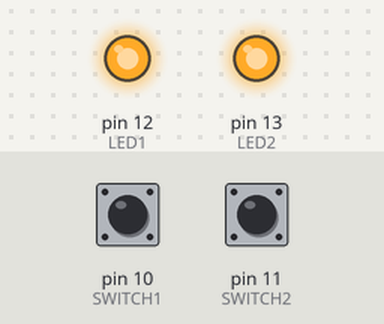
A sketch run on a simulated Arduino Uno, built with avr-gcc and run on an emulated ATmega328P. Parts: output pins drawn as LEDs (lit = HIGH). The test bench sets the inputs (shaded band); at power-on: pin 10 (SWITCH1) HIGH, pin 11 (SWITCH2) HIGH.

Above: at 1.2 s.
1.3 s: pin 10 (SWITCH1) pulled LOW for 0.15 s
At 1.37 s:
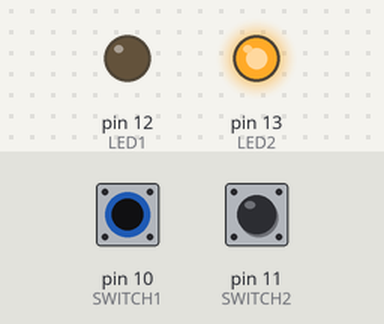
2.9 s: pin 11 (SWITCH2) pulled LOW for 0.15 s
At 2.97 s:
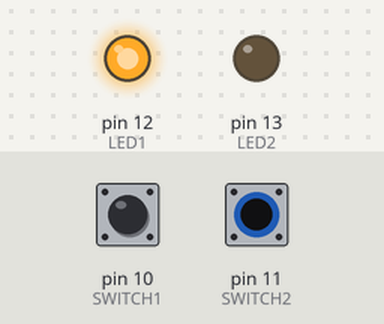
4.5 s: pin 11 (SWITCH2) pulled LOW for 3.2 s
At 8.2 s:
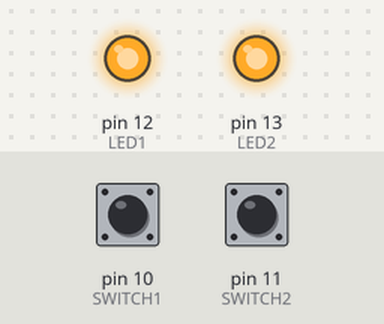
9.2 s: pin 10 (SWITCH1) pulled LOW for 3.2 s
At 10.5 s:
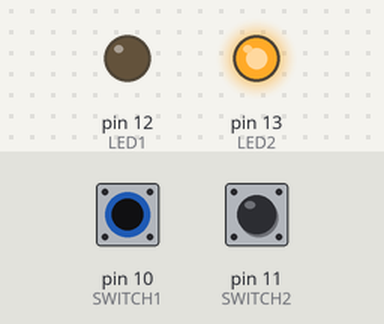
13.9 s: pin 10 (SWITCH1) driven LOW and pin 11 (SWITCH2) driven LOW
At 15.3 s:
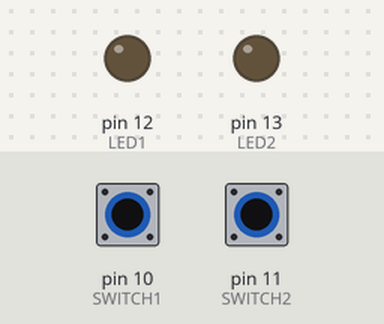
Timing chart, 0 to 16.4 s (numbered marks = the images above; inputs shaded):
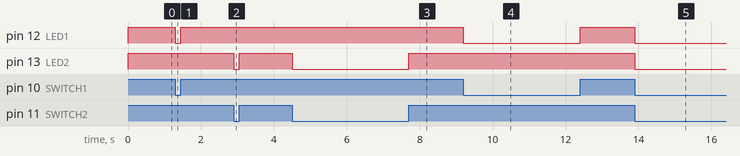

Measured:
- after the input at 1.3 s, pin 12 (LED1): HIGH → LOW at once, → HIGH 0.15 s later
- after the input at 2.9 s, pin 13 (LED2): HIGH → LOW at once, → HIGH 0.15 s later
- after the input at 4.5 s, pin 13 (LED2): HIGH → LOW at once, → HIGH 3.2 s later
- after the input at 9.2 s, pin 12 (LED1): HIGH → LOW at once, → HIGH 3.2 s later
- after the input at 13.9 s, pin 12 (LED1), pin 13 (LED2): HIGH → LOW at once

The sketch:

Switch_LED_Practice.ino
```cpp
const byte SWITCH1 = 10;
const byte SWITCH2 = 11;
const byte LED1 = 12;
const byte LED2 = 13;

void setup() {
  pinMode(SWITCH1, INPUT);
  pinMode(SWITCH2, INPUT);
  pinMode(LED1, OUTPUT);
  pinMode(LED2, OUTPUT);
}

void loop() {
  bool sw1 = digitalRead(SWITCH1);
  bool sw2 = digitalRead(SWITCH2);
  (sw1) ? digitalWrite(LED1, HIGH) : digitalWrite(LED1, LOW);
//  digitalWrite(LED1, sw1);
  (sw2) ? digitalWrite(LED2, HIGH) : digitalWrite(LED2, LOW);
//  digitalWrite(LED2, sw2);
}
```
